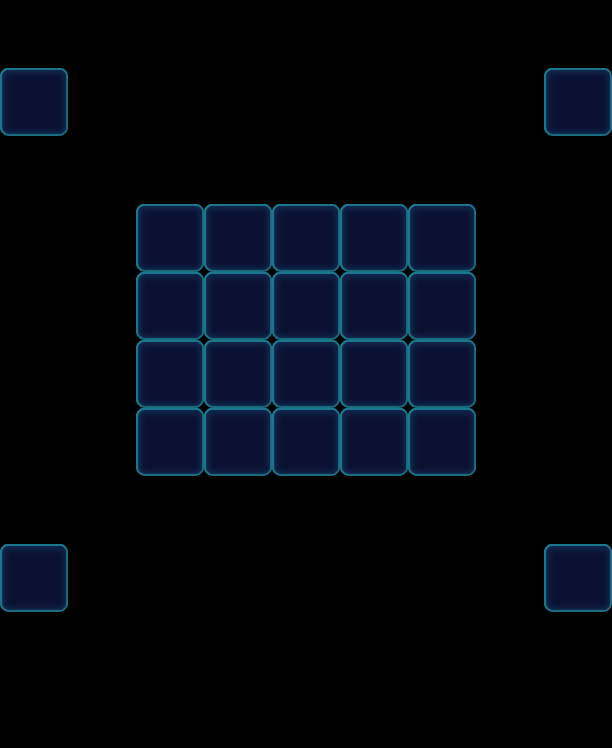

This game map was drawn from its Tiled (.tmx) file and the tilesets committed beside it. A one-line description and the trimmed map source follow:
An orthogonal 9x11 tile map with 68x68 px tiles, 1 tile layer (Valid), 2 tilesets and 37 objects (24x Floor, 9x Factory_Normal, 4x Monster).

<map version="1.0" orientation="orthogonal" width="9" height="11" tilewidth="68" tileheight="68">
 <tileset firstgid="1" name="game_grid1" tilewidth="68" tileheight="68">
  <image source="game_grid1.png" width="68" height="68" />
 </tileset>
 <tileset firstgid="2" name="map" tilewidth="68" tileheight="68">
  <image source="map.png" width="1024" height="1024" />
 </tileset>
 <layer name="Valid" width="9" height="11">
  <data>[99 cells, 24 non-empty, 1 distinct tile ids]</data>
 </layer>
 <objectgroup name="BottomObj" width="9" height="11">
  <object name="6546" type="Floor" gid="32" x="0" y="136">
   <properties>
    <property name="Layers" value="1" />
   </properties>
  </object>
  <object name="6546" type="Floor" gid="32" x="544" y="136">
   <properties>
    <property name="Layers" value="1" />
   </properties>
  </object>
  <object name="6546" type="Floor" gid="32" x="544" y="612">
   <properties>
    <property name="Layers" value="1" />
   </properties>
  </object>
  <object name="6546" type="Floor" gid="32" x="0" y="612">
   <properties>
    <property name="Layers" value="1" />
   </properties>
  </object>
  <object name="Jelly" type="Floor" gid="33" x="136" y="272">
   <properties>
    <property name="Layers" value="2" />
   </properties>
  </object>
  <object name="Jelly" type="Floor" gid="33" x="272" y="408">
   <properties>
    <property name="Layers" value="2" />
   </properties>
  </object>
  <object name="Jelly" type="Floor" gid="33" x="204" y="272">
   <properties>
    <property name="Layers" value="2" />
   </properties>
  </object>
  <object name="Jelly" type="Floor" gid="33" x="136" y="476">
   <properties>
    <property name="Layers" value="2" />
   </properties>
  </object>
  <object name="Jelly" type="Floor" gid="33" x="136" y="408">
   <properties>
    <property name="Layers" value="2" />
   </properties>
  </object>
  <object name="Jelly" type="Floor" gid="33" x="204" y="476">
   <properties>
    <property name="Layers" value="2" />
   </properties>
  </object>
  <object name="Jelly" type="Floor" gid="33" x="272" y="340">
   <properties>
    <property name="Layers" value="2" />
   </properties>
  </object>
  <object name="Jelly" type="Floor" gid="33" x="136" y="340">
   <properties>
    <property name="Layers" value="2" />
   </properties>
  </object>
  <object name="Jelly" type="Floor" gid="33" x="272" y="272">
   <properties>
    <property name="Layers" value="2" />
   </properties>
  </object>
  <object name="Jelly" type="Floor" gid="33" x="204" y="408">
   <properties>
    <property name="Layers" value="2" />
   </properties>
  </object>
  <object name="Jelly" type="Floor" gid="33" x="272" y="476">
   <properties>
    <property name="Layers" value="2" />
   </properties>
  </object>
  <object name="Jelly" type="Floor" gid="33" x="204" y="340">
   <properties>
    <property name="Layers" value="2" />
   </properties>
  </object>
  <object name="Jelly" type="Floor" gid="33" x="340" y="408">
   <properties>
    <property name="Layers" value="2" />
   </properties>
  </object>
  <object name="Jelly" type="Floor" gid="33" x="408" y="476">
   <properties>
    <property name="Layers" value="2" />
   </properties>
  </object>
  <object name="Jelly" type="Floor" gid="33" x="408" y="408">
   <properties>
    <property name="Layers" value="2" />
   </properties>
  </object>
  <object name="Jelly" type="Floor" gid="33" x="408" y="340">
   <properties>
    <property name="Layers" value="2" />
   </properties>
  </object>
  <object name="Jelly" type="Floor" gid="33" x="340" y="272">
   <properties>
    <property name="Layers" value="2" />
   </properties>
  </object>
  <object name="Jelly" type="Floor" gid="33" x="408" y="272">
   <properties>
    <property name="Layers" value="2" />
   </properties>
  </object>
  <object name="Jelly" type="Floor" gid="33" x="340" y="340">
   <properties>
    <property name="Layers" value="2" />
   </properties>
  </object>
  <object name="Jelly" type="Floor" gid="33" x="340" y="476">
   <properties>
    <property name="Layers" value="2" />
   </properties>
  </object>
 </objectgroup>
 <objectgroup name="MiddleObj" width="9" height="11">
  <object type="Monster" gid="124" x="0" y="612">
   <properties>
    <property name="Color" value="Green" />
    <property name="Direction" value="Vertic" />
   </properties>
  </object>
  <object type="Monster" gid="77" x="544" y="612">
   <properties>
    <property name="Color" value="Pink" />
    <property name="Direction" value="Horiz" />
   </properties>
  </object>
  <object type="Monster" gid="124" x="544" y="136">
   <properties>
    <property name="Color" value="Yellow" />
    <property name="Direction" value="Vertic" />
   </properties>
  </object>
  <object type="Monster" gid="77" x="0" y="136">
   <properties>
    <property name="Color" value="Blue" />
    <property name="Direction" value="Horiz" />
   </properties>
  </object>
 </objectgroup>
 <objectgroup color="#000000" name="TopObj" width="9" height="11">
  <object name="10" type="Factory_Normal" x="0" y="0" width="68" height="68">
   <properties>
    <property name="FactoryColorsConfig" value="Blue,Green,Yellow,Pink" />
   </properties>
  </object>
  <object name="10" type="Factory_Normal" x="544" y="0" width="68" height="68">
   <properties>
    <property name="FactoryColorsConfig" value="Blue,Green,Yellow,Pink" />
   </properties>
  </object>
  <object name="10" type="Factory_Normal" x="0" y="476" width="68" height="68">
   <properties>
    <property name="FactoryColorsConfig" value="Blue,Green,Yellow,Pink" />
   </properties>
  </object>
  <object name="10" type="Factory_Normal" x="544" y="476" width="68" height="68">
   <properties>
    <property name="FactoryColorsConfig" value="Blue,Green,Yellow,Pink" />
   </properties>
  </object>
  <object name="10" type="Factory_Normal" x="136" y="136" width="68" height="68">
   <properties>
    <property name="FactoryColorsConfig" value="Blue,Green,Yellow,Pink" />
   </properties>
  </object>
  <object name="10" type="Factory_Normal" x="204" y="136" width="68" height="68">
   <properties>
    <property name="FactoryColorsConfig" value="Blue,Green,Yellow,Pink" />
   </properties>
  </object>
  <object name="10" type="Factory_Normal" x="272" y="136" width="68" height="68">
   <properties>
    <property name="FactoryColorsConfig" value="Blue,Green,Yellow,Pink" />
   </properties>
  </object>
  <object name="10" type="Factory_Normal" x="340" y="136" width="68" height="68">
   <properties>
    <property name="FactoryColorsConfig" value="Blue,Green,Yellow,Pink" />
   </properties>
  </object>
  <object name="10" type="Factory_Normal" x="408" y="136" width="68" height="68">
   <properties>
    <property name="FactoryColorsConfig" value="Blue,Green,Yellow,Pink" />
   </properties>
  </object>
 </objectgroup>
</map>
